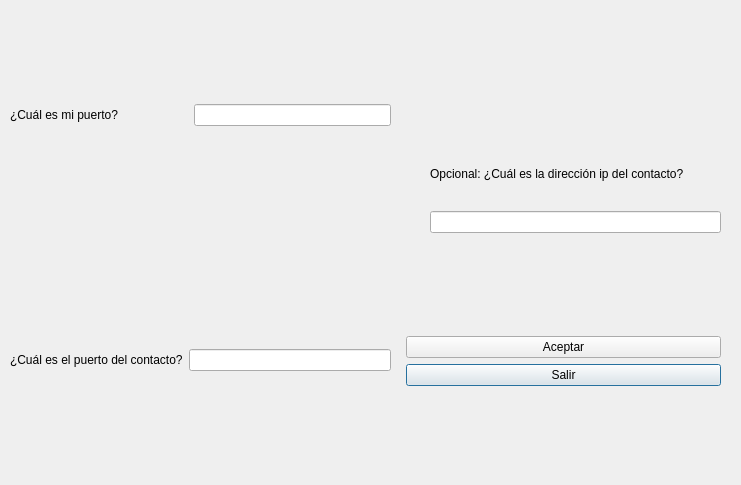
<?xml version="1.0" encoding="UTF-8"?>
<ui version="4.0">
 <class>Chat</class>
 <widget class="QDialog" name="Chat">
  <property name="geometry">
   <rect>
    <x>0</x>
    <y>0</y>
    <width>741</width>
    <height>485</height>
   </rect>
  </property>
  <property name="windowTitle">
   <string>Chat</string>
  </property>
  <widget class="QStackedWidget" name="stackedWidget">
   <property name="geometry">
    <rect>
     <x>0</x>
     <y>0</y>
     <width>741</width>
     <height>481</height>
    </rect>
   </property>
   <property name="currentIndex">
    <number>0</number>
   </property>
   <widget class="QWidget" name="page_2">
    <widget class="QWidget" name="formLayoutWidget">
     <property name="geometry">
      <rect>
       <x>400</x>
       <y>330</y>
       <width>321</width>
       <height>151</height>
      </rect>
     </property>
     <layout class="QFormLayout" name="formLayout_2">
      <item row="5" column="0">
       <layout class="QHBoxLayout" name="horizontalLayout_3"/>
      </item>
      <item row="7" column="1">
       <widget class="QPushButton" name="pushButton">
        <property name="text">
         <string>Salir</string>
        </property>
       </widget>
      </item>
      <item row="6" column="1">
       <widget class="QPushButton" name="pushButton_2">
        <property name="text">
         <string>Aceptar</string>
        </property>
       </widget>
      </item>
     </layout>
    </widget>
    <widget class="QWidget" name="gridLayoutWidget">
     <property name="geometry">
      <rect>
       <x>10</x>
       <y>10</y>
       <width>381</width>
       <height>211</height>
      </rect>
     </property>
     <layout class="QGridLayout" name="gridLayout">
      <item row="0" column="0">
       <widget class="QLabel" name="label_2">
        <property name="minimumSize">
         <size>
          <width>120</width>
          <height>16</height>
         </size>
        </property>
        <property name="text">
         <string>¿Cuál es mi puerto?                     </string>
        </property>
        <property name="scaledContents">
         <bool>false</bool>
        </property>
       </widget>
      </item>
      <item row="0" column="1">
       <widget class="QLineEdit" name="lineEdit_2"/>
      </item>
     </layout>
    </widget>
    <widget class="QWidget" name="gridLayoutWidget_2">
     <property name="geometry">
      <rect>
       <x>10</x>
       <y>240</y>
       <width>381</width>
       <height>241</height>
      </rect>
     </property>
     <layout class="QGridLayout" name="gridLayout_2">
      <item row="0" column="0">
       <widget class="QLabel" name="label_3">
        <property name="text">
         <string>¿Cuál es el puerto del contacto?</string>
        </property>
       </widget>
      </item>
      <item row="0" column="1">
       <widget class="QLineEdit" name="lineEdit_3"/>
      </item>
     </layout>
    </widget>
    <widget class="QWidget" name="gridLayoutWidget_3">
     <property name="geometry">
      <rect>
       <x>430</x>
       <y>160</y>
       <width>291</width>
       <height>91</height>
      </rect>
     </property>
     <layout class="QGridLayout" name="gridLayout_3">
      <item row="2" column="0" rowspan="2">
       <widget class="QLineEdit" name="lineEdit_4"/>
      </item>
      <item row="1" column="0">
       <widget class="QLabel" name="label_4">
        <property name="minimumSize">
         <size>
          <width>120</width>
          <height>16</height>
         </size>
        </property>
        <property name="text">
         <string>Opcional: ¿Cuál es la dirección ip del contacto?</string>
        </property>
        <property name="scaledContents">
         <bool>false</bool>
        </property>
       </widget>
      </item>
     </layout>
    </widget>
   </widget>
   <widget class="QWidget" name="page">
    <widget class="QWidget" name="verticalLayoutWidget">
     <property name="geometry">
      <rect>
       <x>0</x>
       <y>0</y>
       <width>741</width>
       <height>481</height>
      </rect>
     </property>
     <layout class="QVBoxLayout" name="verticalLayout_2">
      <item>
       <widget class="QPlainTextEdit" name="plainTextEdit">
        <property name="readOnly">
         <bool>true</bool>
        </property>
       </widget>
      </item>
      <item>
       <layout class="QHBoxLayout" name="horizontalLayout">
        <item>
         <widget class="QLabel" name="label">
          <property name="text">
           <string>Ingresar
 texto:</string>
          </property>
          <property name="textFormat">
           <enum>Qt::PlainText</enum>
          </property>
          <property name="scaledContents">
           <bool>false</bool>
          </property>
         </widget>
        </item>
        <item>
         <widget class="QLineEdit" name="lineEdit">
          <property name="placeholderText">
           <string>[Escribe aquí el texto]</string>
          </property>
         </widget>
        </item>
       </layout>
      </item>
      <item>
       <layout class="QHBoxLayout" name="horizontalLayout_2">
        <item>
         <widget class="QPushButton" name="pushButton_3">
          <property name="text">
           <string>Llamar a contacto</string>
          </property>
         </widget>
        </item>
        <item>
         <widget class="QPushButton" name="Salir">
          <property name="text">
           <string>Salir</string>
          </property>
         </widget>
        </item>
       </layout>
      </item>
     </layout>
    </widget>
   </widget>
   <widget class="QWidget" name="page_3">
    <widget class="QWidget" name="verticalLayoutWidget_2">
     <property name="geometry">
      <rect>
       <x>80</x>
       <y>40</y>
       <width>551</width>
       <height>371</height>
      </rect>
     </property>
     <layout class="QVBoxLayout" name="verticalLayout">
      <item alignment="Qt::AlignHCenter|Qt::AlignVCenter">
       <widget class="QPlainTextEdit" name="plainTextEdit_2">
        <property name="plainText">
         <string>LLAMADA EN CURSO</string>
        </property>
        <property name="tabStopWidth">
         <number>90</number>
        </property>
        <property name="textInteractionFlags">
         <set>Qt::TextSelectableByKeyboard|Qt::TextSelectableByMouse</set>
        </property>
       </widget>
      </item>
      <item>
       <layout class="QHBoxLayout" name="horizontalLayout_5">
        <item>
         <widget class="QPushButton" name="pushButton_5">
          <property name="text">
           <string>Regresar al chat</string>
          </property>
         </widget>
        </item>
        <item>
         <widget class="QPushButton" name="pushButton_4">
          <property name="text">
           <string>Salir</string>
          </property>
         </widget>
        </item>
       </layout>
      </item>
     </layout>
    </widget>
   </widget>
  </widget>
 </widget>
 <resources/>
 <connections/>
</ui>
